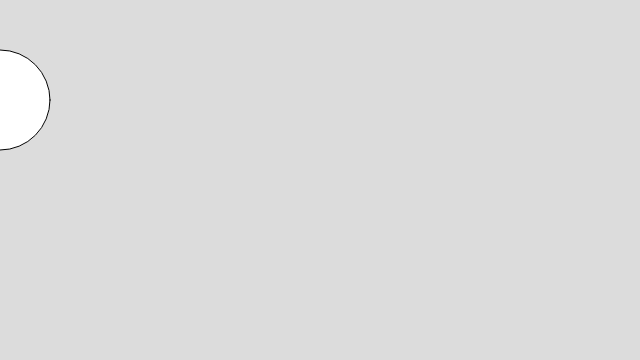
Frame 1 (no input)
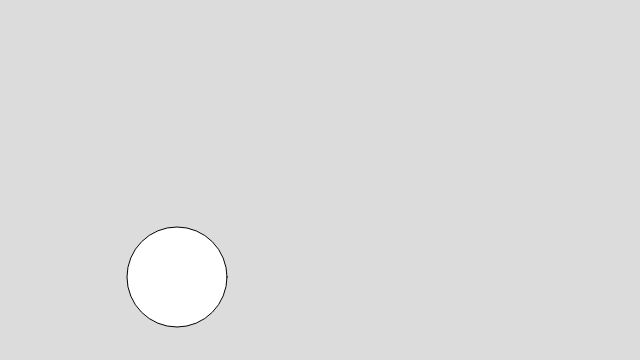
Frame 60 (no input)
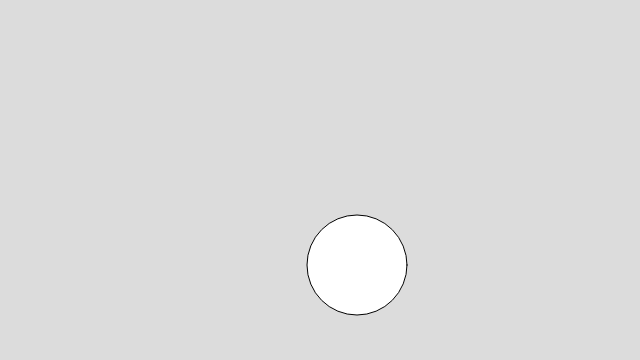
Frame 120 (the mouse pressed at the canvas centre since frame 60)

The p5.js sketch that drew these frames (run headless with seeded random() and noise() and a simulated clock; from frame 60 on, the mouse is pressed at the canvas centre):

// p5.js sketch
// ── sketch.js
/* 
meme v3
animated meme/logo
*/

var x = 0;
var y = 100; 
var s = 100;
var xSpeed = 3;
var ySpeed = 3;

function setup(){
    createCanvas(640, 360);
}

function draw() {
    background(220);

    ellipse(x, y, s);

    x += xSpeed;
    y += ySpeed;

        //hits right or left side of the canvas//
    if ( x > width ||x < 0 ) {
        // reverse speed
        xSpeed *=  -1;
    }
       //hits top or bottom side of the canvas//
    if ( y > height || y < 0 ) {
        // reverse speed
        ySpeed *=  -1;
    }

}
   
// ── style.css
/* our comment goes in here */

/* generic selector */

body {
    background-color: darkgrey;
    color:black;
    font-family: Oswald, Calisto MT;
}

ul {
    margin: 0;
    padding: 0
}

li {
    list-style: none;
}

a {
    color: blue;
    transition: color 200ms ease-in;
}

/*psuedo selector - user interacts */
a:hover {
color: orangered;
}

img {
    width: 100%;
}

/* id and class selector */

#container {
    min-width: 320px;
    max-width: 960px;
    margin: 0 auto;
}

#header {
    display: flex;
    justify-content: space-between;
    align-items: baseline;
}

/* nested selector */

#header ul {
display: flex;
}

#header li {
    margin: 1em;
}

#header a{
    font-size: 1.5em;
}

#portfolio {
    display: grid;
    grid-template-columns: 1fr 1fr 1fr;
    grid-gap: 1em;
}

.project {
    border: 2px solid gray;
    padding: 1em;
    background-color: transparent;
    transition: background-color 200ms;
}

.project:hover {
    background-color: honeydew;
}

.project a{
    font-size: 1.25em;
}

/* about */
#portrait {
    width: 150px;
    float: right;
}

#about p {
    font-size: 2em;
}
